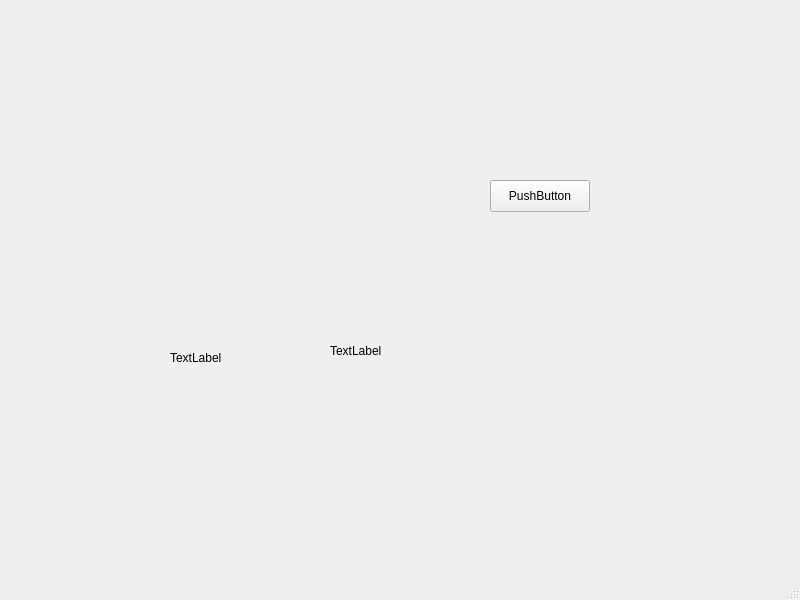
<?xml version="1.0" encoding="UTF-8"?>
<ui version="4.0">
 <class>FirstExcerciseWindow</class>
 <widget class="QMainWindow" name="FirstExcerciseWindow">
  <property name="geometry">
   <rect>
    <x>0</x>
    <y>0</y>
    <width>800</width>
    <height>600</height>
   </rect>
  </property>
  <property name="windowTitle">
   <string>MainWindow</string>
  </property>
  <widget class="QWidget" name="centralwidget">
   <widget class="QPushButton" name="id_push_btn">
    <property name="geometry">
     <rect>
      <x>490</x>
      <y>180</y>
      <width>100</width>
      <height>32</height>
     </rect>
    </property>
    <property name="text">
     <string>PushButton</string>
    </property>
   </widget>
   <widget class="QLabel" name="id_test_label">
    <property name="geometry">
     <rect>
      <x>330</x>
      <y>300</y>
      <width>231</width>
      <height>101</height>
     </rect>
    </property>
    <property name="text">
     <string>TextLabel</string>
    </property>
   </widget>
   <widget class="QLabel" name="label">
    <property name="geometry">
     <rect>
      <x>170</x>
      <y>350</y>
      <width>58</width>
      <height>16</height>
     </rect>
    </property>
    <property name="text">
     <string>TextLabel</string>
    </property>
   </widget>
  </widget>
  <widget class="QMenuBar" name="menubar">
   <property name="geometry">
    <rect>
     <x>0</x>
     <y>0</y>
     <width>800</width>
     <height>24</height>
    </rect>
   </property>
  </widget>
  <widget class="QStatusBar" name="statusbar"/>
 </widget>
 <resources/>
 <connections/>
</ui>
